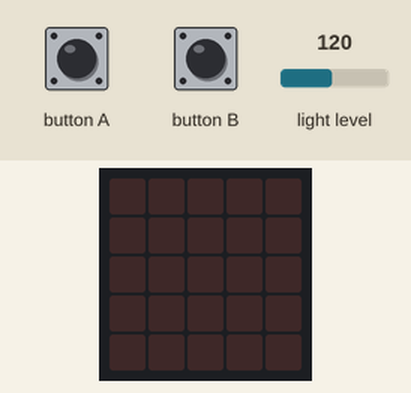
This program was run on a simulated BBC micro:bit running MicroPython. Parts: the board's 5×5 LED display. The test bench sets the inputs (shaded band); at power-on: light level 120.

Above: at 1.2 s.
1.3 s: button A pressed for 2.35 s
At 2.1 s:
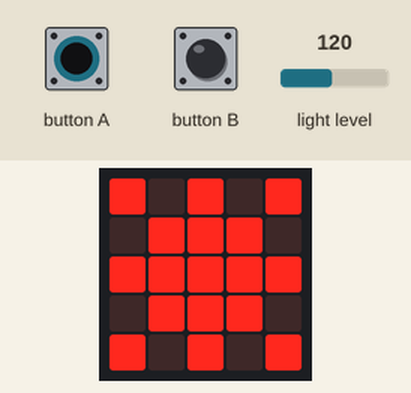
5.1 s: light level set to 105
7.8 s: light level set to 97
At 10.8 s:
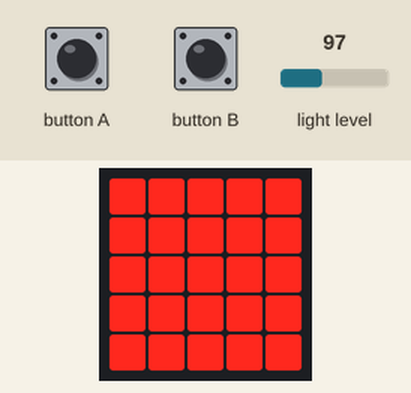
11.1 s: button B pressed for 2.35 s
At 12.2 s:
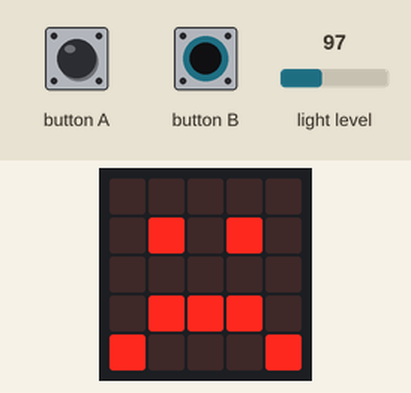
14.9 s: light level set to 128
At 17.6 s:
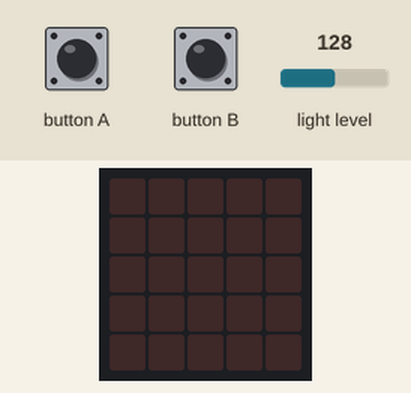
17.9 s: light level set to 5
At 19.5 s:
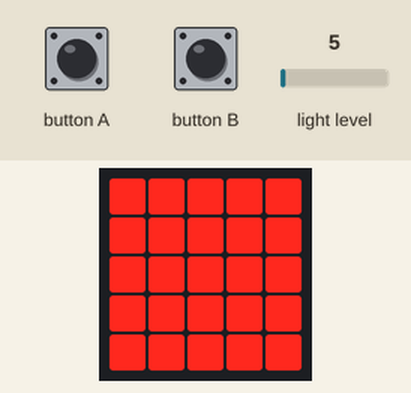
Timing chart, 0 to 21.0 s (numbered marks = the images above; inputs shaded):
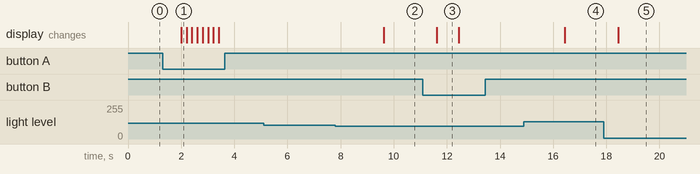

Measured:
- the behaviour switches between 100 and 99 on light level (found by bisection; images 1 and 2)
- after the input at 1.3 s, the display: changes after 0.70 s (image 1)
- after the input at 5.1 s, every drawn part: stays the same
- after the input at 7.8 s, the display: changes after 1.8 s (image 2)
- after the input at 11.1 s, the display: changes after 0.53 s (image 3)
- after the input at 14.9 s, the display: changes after 1.5 s (image 4)
- after the input at 17.9 s, the display: changes after 0.54 s (image 5)
- what the display in image 3 shows lasts 0.8 s, from 11.6 s to 12.4 s

The program:

Dani_Spelen_Microbit.py
```python
from microbit import *

while True:

    if button_a.is_pressed():
        for x in range(4):
            display.show(Image(
        "90909:"
        "09990:"
        "99999:"
        "09990:"
        "90909"))
            sleep(200)
            display.clear()
            sleep(200)
    if button_b.is_pressed():
        for x in range(4):
            display.show(Image.SAD)
            sleep(200)
            display.clear()
            sleep

    if display.read_light_level() < 100:
        display.show(Image(
        "99999:"
        "99999:"
        "99999:"
        "99999:"
        "99999"))
    else:
        display.clear()
    sleep(2000)

        
```
